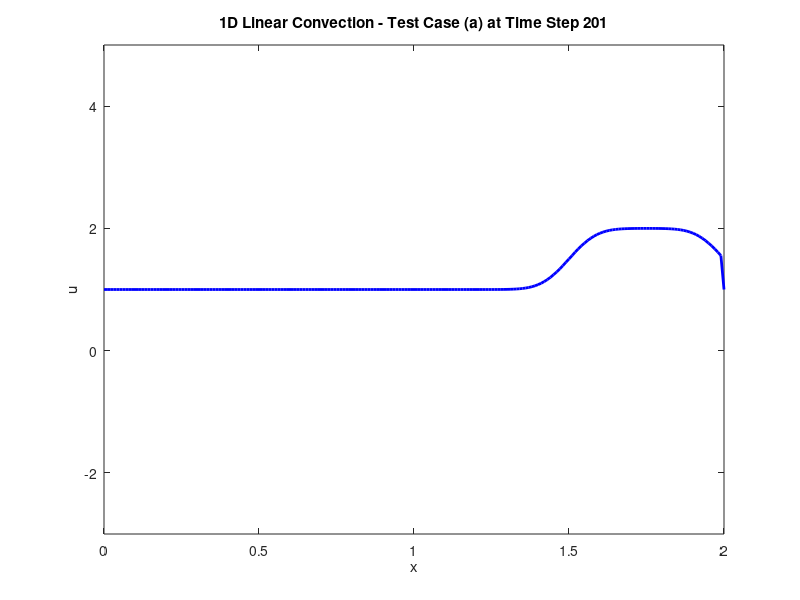
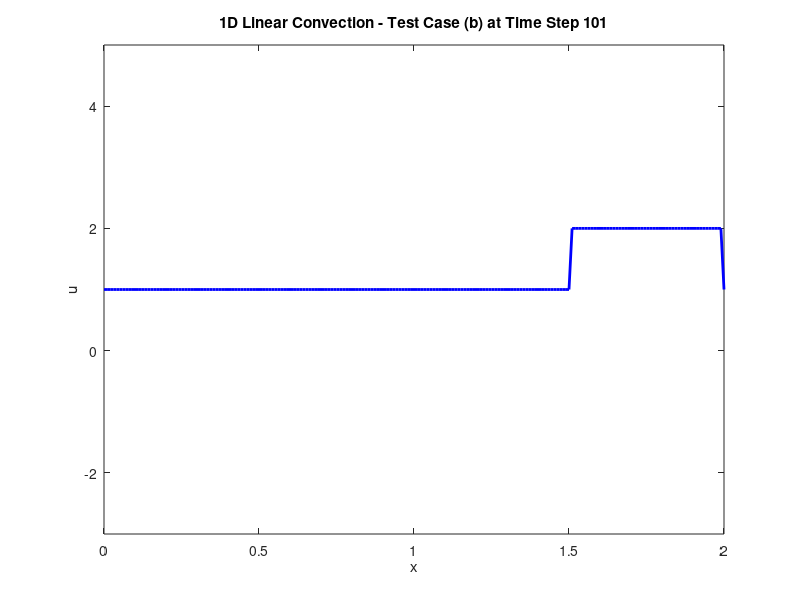
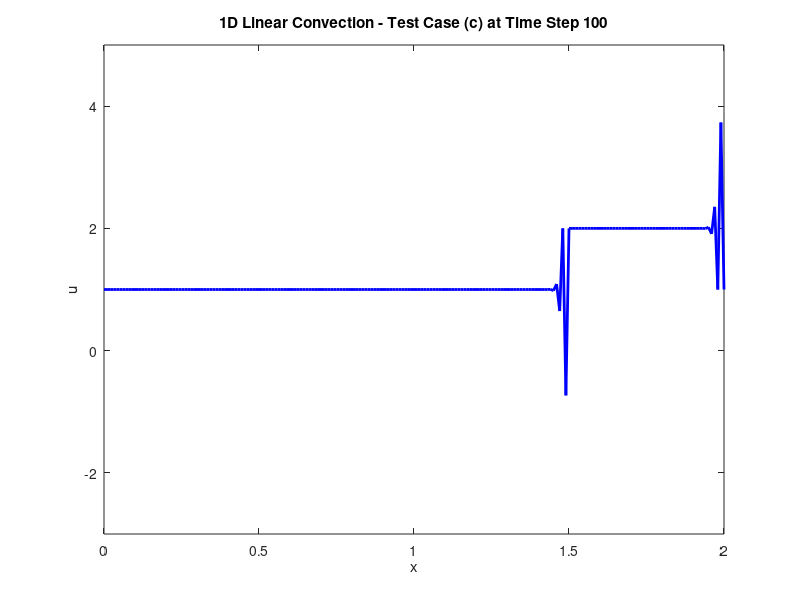

Reproduce these figures in MATLAB, in order.
clc
close all;
clear;

%test cases a, b, c
test_cases = {'a', 'b', 'c'};  
nt_values = [201, 101, 100];   %# of time steps (nt)
nx = 201;                      %# of spatial grid points (nx)
xmax = 2.0;                    %max distance (Xmax)
c = 0.5;                       %wave speed (c)
x = linspace(0, xmax, nx);     %# of spatial grid points (nx)

for k = 1:length(nt_values)
    nt = nt_values(k);
    dt = 2.0 / (nt - 1);       %Δt
    dx = xmax / (nx - 1);      %Δx
    CFL = c * dt / dx;         %courant number (CFL)

    %initial conditions
    u = ones(1, nx);
    u(0.5 <= x & x < 1) = 2;   % Square wave initial condition
    u(1) = 1;                  % Boundary condition at x = 0
    u(end) = 1;                % Boundary condition at x = xmax

    figure;

    for n = 1:nt
        un = u;
        for i = 2:nx-1
            %finite difference scheme for convection
            u(i) = un(i) - c * dt / dx * (un(i) - un(i-1));
        end
        u(1) = 1;   %ENFORCE PERIODIC BOUNDARY CONDITION at x = 0
        u(end) = 1; %ENFORCE PERIODIC BOUNDARY CONDITION at x = xmax

        %plot at each time step
        plot(x, u, 'b-', 'LineWidth', 2);
        ylim([-3, 5]);
        title(sprintf('1D Linear Convection - Test Case (%s) at Time Step %d', test_cases{k}, n));
        xlabel('x');
        ylabel('u');
        pause(3.0);
    end

    fprintf('Test Case (%s): Δx = %.4f, Δt = %.4f, CFL = %.4f\n', test_cases{k}, dx, dt, CFL);
end
